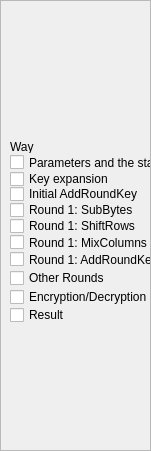
       <widget class="QFrame" name="fr_eaesl">
        <property name="geometry">
         <rect>
          <x>0</x>
          <y>30</y>
          <width>151</width>
          <height>451</height>
         </rect>
        </property>
        <property name="frameShape">
         <enum>QFrame::StyledPanel</enum>
        </property>
        <property name="frameShadow">
         <enum>QFrame::Raised</enum>
        </property>
        <widget class="QLabel" name="lbl_eaesl_way">
         <property name="geometry">
          <rect>
           <x>10</x>
           <y>140</y>
           <width>47</width>
           <height>13</height>
          </rect>
         </property>
         <property name="text">
          <string>Way</string>
         </property>
        </widget>
        <widget class="QCheckBox" name="chbx_eaesl1">
         <property name="geometry">
          <rect>
           <x>10</x>
           <y>154</y>
           <width>141</width>
           <height>17</height>
          </rect>
         </property>
         <property name="text">
          <string>Parameters and the state</string>
         </property>
        </widget>
        <widget class="QCheckBox" name="chbx_eaesl2">
         <property name="geometry">
          <rect>
           <x>10</x>
           <y>169</y>
           <width>141</width>
           <height>20</height>
          </rect>
         </property>
         <property name="text">
          <string>Key expansion</string>
         </property>
        </widget>
        <widget class="QCheckBox" name="chbx_eaesl4">
         <property name="geometry">
          <rect>
           <x>10</x>
           <y>200</y>
           <width>141</width>
           <height>20</height>
          </rect>
         </property>
         <property name="text">
          <string>Round 1: SubBytes</string>
         </property>
        </widget>
        <widget class="QCheckBox" name="chbx_eaesl3">
         <property name="geometry">
          <rect>
           <x>10</x>
           <y>186</y>
           <width>141</width>
           <height>16</height>
          </rect>
         </property>
         <property name="text">
          <string>Initial AddRoundKey</string>
         </property>
        </widget>
        <widget class="QCheckBox" name="chbx_eaesl6">
         <property name="geometry">
          <rect>
           <x>10</x>
           <y>232</y>
           <width>141</width>
           <height>21</height>
          </rect>
         </property>
         <property name="text">
          <string>Round 1: MixColumns</string>
         </property>
        </widget>
        <widget class="QCheckBox" name="chbx_eaesl5">
         <property name="geometry">
          <rect>
           <x>10</x>
           <y>216</y>
           <width>141</width>
           <height>20</height>
          </rect>
         </property>
         <property name="text">
          <string>Round 1: ShiftRows</string>
         </property>
        </widget>
        <widget class="QCheckBox" name="chbx_eaesl7">
         <property name="geometry">
          <rect>
           <x>10</x>
           <y>249</y>
           <width>141</width>
           <height>21</height>
          </rect>
         </property>
         <property name="text">
          <string>Round 1: AddRoundKey</string>
         </property>
        </widget>
        <widget class="QCheckBox" name="chbx_eaesl8">
         <property name="geometry">
          <rect>
           <x>10</x>
           <y>270</y>
           <width>141</width>
           <height>16</height>
          </rect>
         </property>
         <property name="text">
          <string>Other Rounds</string>
         </property>
        </widget>
        <widget class="QCheckBox" name="chbx_eaesl9">
         <property name="geometry">
          <rect>
           <x>10</x>
           <y>289</y>
           <width>141</width>
           <height>16</height>
          </rect>
         </property>
         <property name="text">
          <string>Encryption/Decryption</string>
         </property>
        </widget>
        <widget class="QCheckBox" name="chbx_eaesl10">
         <property name="geometry">
          <rect>
           <x>10</x>
           <y>307</y>
           <width>141</width>
           <height>16</height>
          </rect>
         </property>
         <property name="text">
          <string>Result</string>
         </property>
        </widget>
       </widget>
